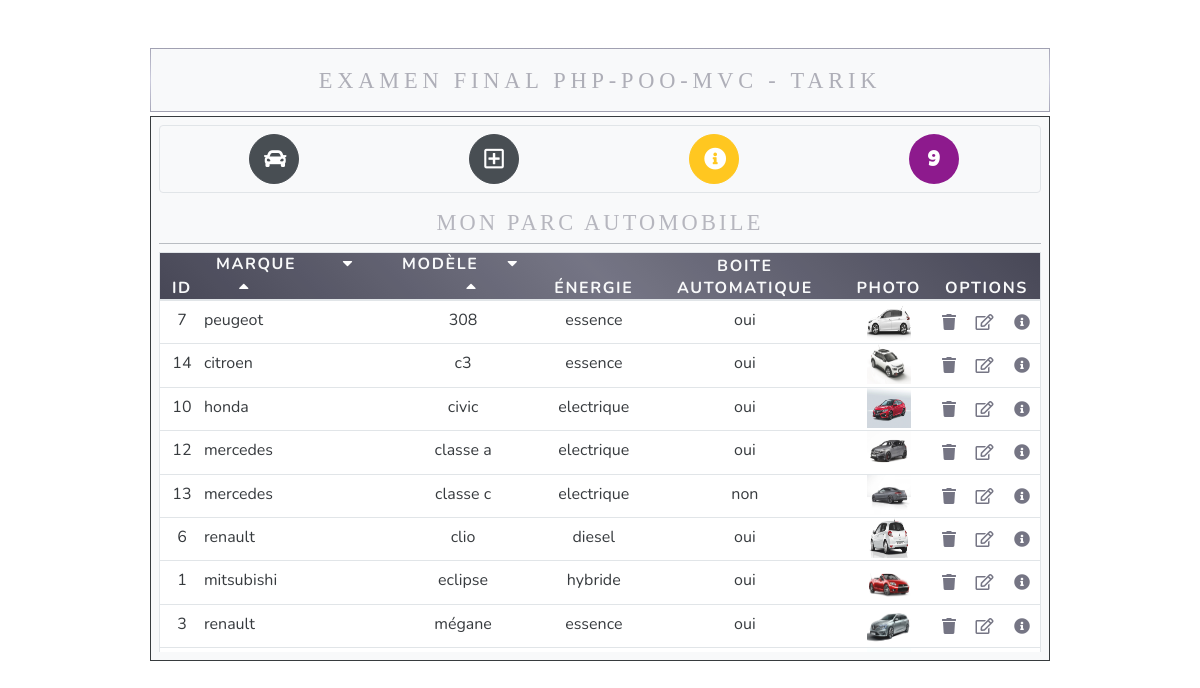
The app's page /index.php?controller=default&action=orderByModeleAsc with its own data.
### tables this page shows
CREATE TABLE `voitures` (
  `id` int(11) NOT NULL,
  `marque` varchar(250) NOT NULL,
  `modele` varchar(250) NOT NULL,
  `energie` varchar(250) NOT NULL,
  `boite_auto` tinyint(1) NOT NULL,
  `picture` varchar(250) NOT NULL
);

### controller/DefaultController.php (called while the page is built, shortened)
<?php
class DefaultController
{
    private $voituresManager;
    public function __construct()
    {
        $this->voituresManager = new VoituresManager();
    }
    public function orderByModeleAsc(){
        $voitures = $this->voituresManager->orderByModeleAsc();
        require ('view/home.php');
    }
}

### model/Database.php (called while the page is built, shortened)
<?php
class Database{
    private $host = 'localhost';
    private $dbname = 'parc_automobile';
    private $username = 'root';
    private $password = '';
    public function __construct(){
        try{
            $this->bdd = new PDO('mysql:host='.$this->host.';dbname='.$this->dbname,$this->username,$this->password);
        }
        catch(Exception $e) {
            die('Erreur '.$e->getMessage());
        }
    }
}
?>

### model/VoituresManager.php (called while the page is built, shortened)
<?php
class VoituresManager extends Database
{
    public function orderByModeleAsc()
    {
        $voitures = [];
        $sql = 'SELECT * FROM voitures ORDER BY modele';
        foreach ($this->bdd->query($sql) as $row) {
            $voitures[] = new Voitures($row['id'], $row['marque'], $row['modele'], $row['energie'], $row['boite_auto'], $row['picture']);
        }
        return $voitures;
    }
}

### model/Voitures.php (called while the page is built, shortened)
<?php
class Voitures
{
    private $id;
    private $marque;
    private $modele;
    private $energie;
    private $boite_auto;
    private $picture;
    public function __construct($id, $marque, $modele, $energie, $boite_auto, $picture)
    {
        $this->id = $id;
        $this->marque = $marque;
        $this->modele = $modele;
        $this->energie = $energie;
        $this->boite_auto = $boite_auto;
        $this->picture = $picture;
    }
    public function getId()
    {
        return $this->id;
    }
    public function getMarque()
    {
        return $this->marque;
    }
    public function getModele()
    {
        return $this->modele;
    }
    public function getEnergie()
    {
        return $this->energie;
    }
    public function getBoiteAuto()
    {
        return $this->boite_auto;
    }
    public function getPicture()
    {
        return $this->picture;
    }
}

### view/parts/listVoitures.php (the view)
<div class="bg-white scroller">
    <table class="table border rounded">
        <thead class="text-uppercase sticky-top text-light">
        <tr>
            <th>id</th>
            <th class="text-left">
                <span>marque&emsp;</span>
                &emsp;<a class='tri' href="../../../exam_final_php_poo_tarik/index.php?controller=default&action=orderBy"><i class="fas fa-caret-down"></i></a>
                &emsp;<a class='tri' href="../../../exam_final_php_poo_tarik/index.php?controller=default&action=orderByDesc"><i class="fas fa-caret-up"></i></a>
            </th>
            <th>
                <span>modèle</span>
                &emsp;<a class='tri' href="../../../exam_final_php_poo_tarik/index.php?controller=default&action=orderByModeleAsc"><i class="fas fa-caret-down"></i></a>
                &emsp;<a class='tri' href="../../../exam_final_php_poo_tarik/index.php?controller=default&action=orderByModeleDesc"><i class="fas fa-caret-up"></i></a>
            </th>
            <th>énergie</th>
            <th>boite automatique</th>
            <th>photo</th>
            <th class="text-center" colspan="3">options</th>
        </tr>
        </thead>
        <tbody>
        <tr><?php foreach ($voitures as $voiture){?>
            <td><?=$voiture->getId();?></td>
            <td class="text-left"><?=$voiture->getMarque();?></td>
            <td><?=$voiture->getModele();?></td>
            <td><?=$voiture->getEnergie();?></td>
            <td><?=$voiture->getBoiteAuto()?'oui':'non';?></td>
            <td width="10%"><img width=50% height=40px src="assets/<?=$voiture->getPicture();?>"</td>
            <td class=""><a href="../../../exam_final_php_poo_tarik/index.php?controller=voitures&action=delete&id=<?php echo $voiture->getId()?>"><i class="fas fa-trash"></i></a></td>
            <td class=""><a href="../../../exam_final_php_poo_tarik/index.php?controller=voitures&action=updateForm&id=<?php echo $voiture->getId()?>"><i class="far fa-edit"></i></a></td>
            <td class=""><a title="voir le détail" href="../../../exam_final_php_poo_tarik/index.php?controller=voitures&action=displayOne&id=<?php echo $voiture->getId()?>"><i class="fas fa-info-circle"></i></a></td>
        </tr>
        <?php
        }?>
        </tbody>
    </table>
</div>

### records on screen
voitures: id "7", marque "peugeot", modele "308", energie "essence", boite_auto "oui", picture (picture)
voitures: id "14", marque "citroen", modele "c3", energie "essence", boite_auto "oui", picture (picture)
voitures: id "10", marque "honda", modele "civic", energie "electrique", boite_auto "oui", picture (picture)
voitures: id "12", marque "mercedes", modele "classe a", energie "electrique", boite_auto "oui", picture (picture)
voitures: id "13", marque "mercedes", modele "classe c", energie "electrique", boite_auto "non", picture (picture)
voitures: id "6", marque "renault", modele "clio", energie "diesel", boite_auto "oui", picture (picture)
voitures: id "1", marque "mitsubishi", modele "eclipse", energie "hybride", boite_auto "oui", picture (picture)
voitures: id "3", marque "renault", modele "mégane", energie "essence", boite_auto "oui", picture (picture)
voitures: picture (picture)

### other values on screen
$data "9"
